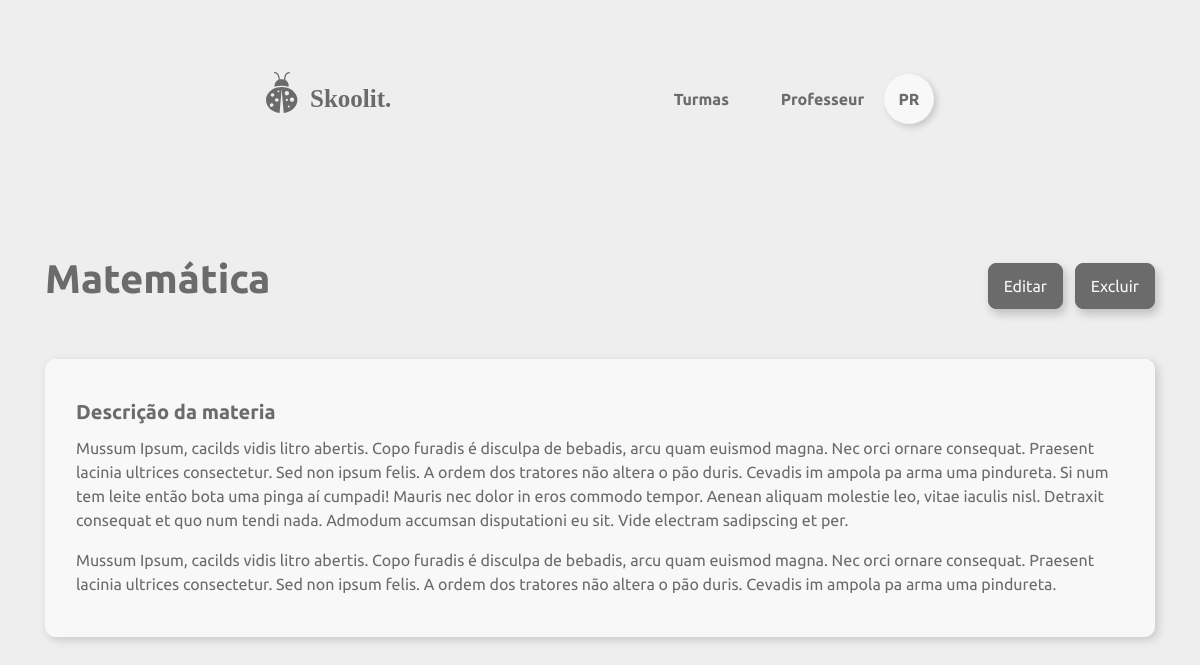
Screenshot of /materias/listar/1 (signed in) with the database file from the repository.
### skoolit/models/usuario.py (models this page shows, shortened)
class Usuario(UserMixin,db.Model):
	__tablename__ = 'usuarios'
	id = db.Column(db.Integer, primary_key=True)
	email = db.Column(db.String, nullable=False)
	papel = db.Column(db.String)
	nome = db.Column(db.String, nullable=False)
	hashSenha = db.Column(db.String, nullable=False)
	__mapper_args__ = {
		'polymorphic_identity':'usuario',
		'polymorphic_on':papel
    }
	def dbGetUser(id):
		return Usuario.query.filter_by(id=id).first_or_404()

### skoolit/models/materia.py (models this page shows, shortened)
class Materia(db.Model):
	__tablename__ = 'materias'
	id = db.Column(db.Integer, primary_key=True)
	nome = db.Column(db.String, nullable=False)
	turmas = db.relationship('Turma', back_populates='materia')
	def dbGetMateria(id):
		return Materia.query.filter(Materia.id == id).first()

### skoolit/views/materias.py (the view)
@materias.route('/listar', methods=['POST', 'GET'])
@materias.route('/listar/<id>', methods=['POST', 'GET'])
def listar(id=None):
	if id is None:
		materias = Materia.dbGetAllMateria()
		return render_template('materias/listar_materias.html', materias=materias)
	else:
		materia = Materia.dbGetMateria(id)
		return render_template('materias/detalhes_materia.html', materia=materia)

### skoolit/views/auth.py (called while the page is built)
@loginManager.user_loader
def load_user(id):
    return Usuario.dbGetUser(id)

### skoolit/views/materias.py (called while the page is built)
@materias.before_request
@login_required
def exigirLogin():
	pass

### skoolit/templates/materias/detalhes_materia.html (shortened to what this page needs)
{% extends "navfoot.html" %}
{% block style %}
    <link rel="stylesheet" href="{{ url_for('static', filename='materias/detalhes_materia.css') }}">
{% endblock %}
{% block content %}
<div class="container conteudo">
	<div class="d-flex justify-content-between mb-5">
		<h1 class="bold">{{materia.nome}}</h1>
		<div class="mt-2">
			<a href="{{url_for('materias.atualizar', id=materia.id)}}"
			class="btn mr-2" role="button">
				Editar
			</a>
			<a href="{{url_for('materias.excluir', id=materia.id)}}"
			class="btn" role="button">
				Excluir
			</a>
		</div>
	</div>
		<div class="card descricao-materia">
			<div class="card-body">
				<h5 class="card-title bold"> Descrição da materia</h5>
				<p class="card-text">Mussum Ipsum, cacilds vidis litro abertis. Copo furadis é disculpa de bebadis, arcu quam euismod magna. Nec orci ornare consequat. Praesent lacinia ultrices consectetur. Sed non ipsum felis. A ordem dos tratores não altera o pão duris. Cevadis im ampola pa arma uma pindureta.
					Si num tem leite então bota uma pinga aí cumpadi! Mauris nec dolor in eros commodo tempor. Aenean aliquam molestie leo, vitae iaculis nisl. Detraxit consequat et quo num tendi nada. Admodum accumsan disputationi eu sit. Vide electram sadipscing et per.</p>
				<p class="card-text">Mussum Ipsum, cacilds vidis litro abertis. Copo furadis é disculpa de bebadis, arcu quam euismod magna. Nec orci ornare consequat. Praesent lacinia ultrices consectetur. Sed non ipsum felis. A ordem dos tratores não altera o pão duris. Cevadis im ampola pa arma uma pindureta.</p>
			</div>
		</div>
</div>
{% endblock %}

### skoolit/templates/navfoot.html (shortened to what this page needs)
{% extends "base.html" %}
{% block navbar %}
<div class="navbar d-flex justify-content-between">
	{% if current_user.is_anonymous %}
		<a href="{{url_for('landing')}}"><img src="{{ url_for('static', filename='logo.svg') }}" alt="logo"></a>
	{% else %}
		<a href="{{url_for('home')}}"><img src="{{ url_for('static', filename='logo.svg') }}" alt="logo"></a>
	{% endif %}
	<div class="mt-3">
		{% if request.path != '/' and request.path != '/pagina_inicial' %}
			<div class="d-inline-block">
				{% if current_user.papel == "adm" %}
				<a class="navbar-btn mr-3" role="button" href="{{url_for('usuarios.listar')}}"><b>Usuarios</b></a>
				<a class="navbar-btn mr-3" role="button" href="{{url_for('materias.listar')}}"><b>Materias</b></a>
				<a class="navbar-btn mr-5" role="button" href="{{url_for('turmas.listar')}}"><b>Turmas</b></a>
				{% else %}
				<a class="navbar-btn mr-5" role="button" href="{{url_for('home')}}"><b>Turmas</b></a>
				{% endif %}
			</div>
		{% endif %}
		{% if current_user.is_anonymous %}
			{% if request.path != '/pagina_inicial' and request.path != '/' %}
				<a class="navbar-btn mr-3" href="{{url_for('auth.login')}}"><b>Fazer login</b></a>
			{% endif %}
		{% else %}
			<div  class="dropdown show d-inline-block">
				<p class="mr-3 d-inline-block"><b>{{ current_user.nome }}</b></p>
				<a class="perfil-menu" href="#" role="button" id="dropdownMenuLink" data-toggle="dropdown" aria-haspopup="true" aria-expanded="false">
					<div class="perfil-circulo rounded-circle text-center">
						<b>{{ current_user.nome[0:2].upper()}}</b>
					</div>
				</a>
			</div>
		{% endif %}
	</div>
</div>
{% endblock %}

### skoolit/static/geral.css (style rules this page uses)
html { --background: #EFEEEE; --background-card: #A2A2A2; --white: #F8F8F8 !important; --accent: #6B6B6B; --accent-hover: #585858; --font: #6B6B6B; }
body { background-color: var(--background); }
* { font-family: 'Ubuntu', sans-serif; color: var(--font); }
.container.conteudo { margin-top: 120px; }
.btn { background-color: var(--accent) !important; border-color: var(--accent) !important; color: var(--white); border-radius: 8px; padding: 10px 15px; box-shadow: 3px 5px 10px rgba(0, 0, 0, .2); outline: none !important; }
.bold { font-weight: bold; }

### skoolit/static/navfoot.css (style rules this page uses)
.navbar { margin-left: 250px; margin-right: 250px; margin-top: 50px }
a.perfil-menu, a.opcao-menu, a.navbar-btn, a.opcao-menu:active { color: inherit; text-decoration: none; outline: none; }
.dropdown a { background-color: var(--white) transparent !important; }
.perfil-circulo { width: 50px; height: 50px; background-color: var(--white); box-shadow: 3px 3px 6px rgba(0, 0, 0, .16); display: inline-flex; align-items: center; justify-content: center; }

### skoolit/static/materias/detalhes_materia.css (style rules this page uses)
.card.descricao-materia { background-color: var(--white); border-color: var(--white); border-radius: 10px; box-shadow: 3px 3px 10px rgba(0, 0, 0, .16); padding: 20px 10px; margin-bottom: 30px; width: 100%; }

### rows the page displays
Usuario: nome "Professeur", nome "PR"
Materia: nome "Matemática"
